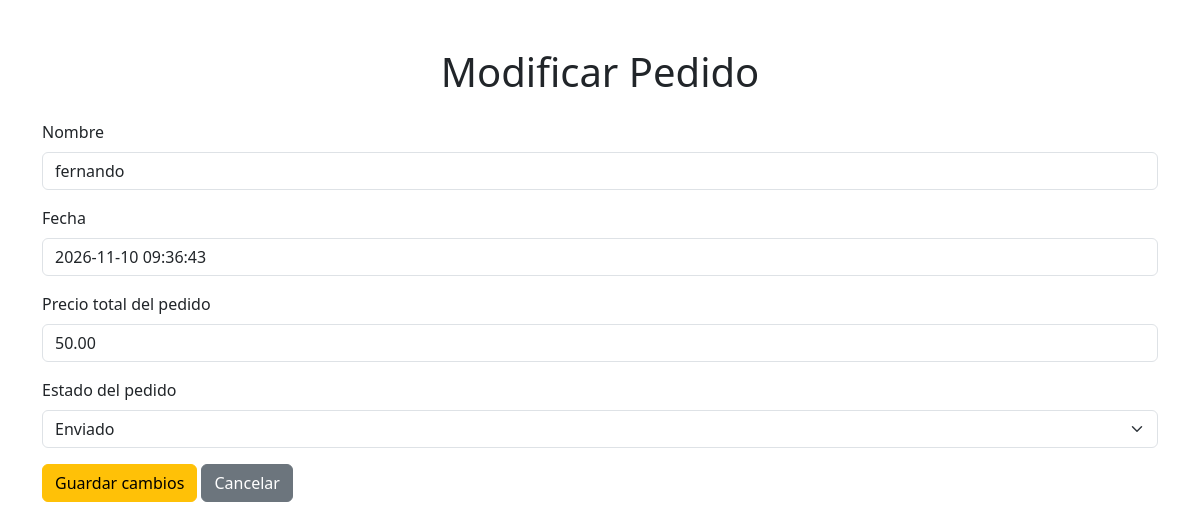
The app's page /index.php?entity=pedido&action=edit&id=1 (signed in) with its own data.
### tables this page shows
CREATE TABLE pedido (
    id_pedido INT AUTO_INCREMENT PRIMARY KEY,
    id_usuario INT NOT NULL,
    fecha DATETIME NOT NULL DEFAULT CURRENT_TIMESTAMP,
    precio_total DECIMAL(8,2) NOT NULL,
    estado_pedido ENUM('pendiente', 'pagado', 'enviado', 'cancelado') NOT NULL DEFAULT 'pendiente',
    FOREIGN KEY (id_usuario) REFERENCES usuario(id_usuario)
);

CREATE TABLE usuario (
    id_usuario INT AUTO_INCREMENT PRIMARY KEY,
    nombre VARCHAR(50) NOT NULL,
    email VARCHAR(100) NOT NULL UNIQUE,
    password VARCHAR(255) NOT NULL,
    rol ENUM('cliente', 'admin') NOT NULL DEFAULT 'cliente'
);

### controller/CPedido.php (called while the page is built, shortened)
<?php
require_once __DIR__ . '/../model/MPedido.php';
class CPedido
{
    private MPedido $model;
    public function __construct()
    {
        $this->model = new MPedido();
    }
    public function edit($id)
    {
        $data = $this->model->getById($id);
        require_once __DIR__ . '/../view/VPedidoUpdate.php';
    }
}
?>

### index.php (called while the page is built)
<?php
    require_once __DIR__ . '/controller/Controller.php';
?>

### db/db.php (called while the page is built)
<?php
    class Db{
        public static function getConexion(){
            $conexion=new mysqli("localhost", "root", "", "manga_ancha");
            $conexion->query("SET NAMES 'utf8'");
            return $conexion;
        }
    }
?>

### model/MPedido.php (called while the page is built, shortened)
<?php
class MPedido
{
    private $conexion;
    public function __construct()
    {
        $this->conexion = Db::getConexion();
    }
    function getById($id_pedido){
        $sql = "SELECT P.id_pedido, P.id_usuario, U.nombre, P.fecha, P.precio_total, P.estado_pedido
                FROM pedido AS P
                JOIN usuario AS U ON P.id_usuario = U.id_usuario
                WHERE P.id_pedido = ?;";
        $consulta = $this->conexion->prepare($sql);
        $consulta->bind_param("i", $id_pedido);
        $consulta->execute();
        $resultado = $consulta->get_result();
        return $resultado->fetch_assoc();
    }
}

### view/VPedidoUpdate.php (the view, shortened to what this page needs)
<!DOCTYPE html>
<html lang="es">
<head>
    <link href="https://cdn.jsdelivr.net/npm/bootstrap@5.3.1/dist/css/bootstrap.min.css" rel="stylesheet">
</head>
<body>
<div class="container mt-5">
    <h1 class="text-center mb-4">Modificar Pedido</h1>
    <?php if ($data) { ?>
        <form method="post" action="index.php?entity=pedido&action=update">
            <div class="mb-3">
                <label for="Nombre" class="form-label">Nombre</label>
                <input type="text" class="form-control" id="nombre" name="nombre" value="<?php echo htmlspecialchars($data['nombre']); ?>" readonly>
            </div>
            <div class="mb-3">
                <label for="Fecha" class="form-label">Fecha</label>
                <input type="text" class="form-control" id="numero" name="fecha" value="<?php echo $data['fecha']; ?>" readonly>
            </div>
            <div class="mb-3">
                <label for="precio_total" class="form-label">Precio total del pedido</label>
                <input type="number" class="form-control" id="precio_total" name="precio_total" value="<?php echo $data['precio_total']; ?>" readonly>
            </div>
            <div class="mb-3">
                <label for="estado_pedido" class="form-label">Estado del pedido</label>
                <select class="form-select" id="estado_pedido" name="estado_pedido" required>
                    <option value="enviado" <?php echo ($data['estado_pedido'] == 'enviado') ? 'selected' : ''; ?>>Enviado</option>
                </select>
            </div>
            <button type="submit" class="btn btn-warning">Guardar cambios</button>
            <a href="index.php?entity=pedido&action=index" class="btn btn-secondary">Cancelar</a>
        </form>
    <?php } else { ?>
        <div class="alert alert-warning text-center">No existe ese producto.</div>
        <div class="text-center"><a href="index.php?entity=producto&action=index" class="btn btn-secondary">Volver a la lista</a></div>
    <?php } ?>
</div>
</body>
</html>

### records on screen
pedido: nombre "fernando", fecha "2026-11-10 09:36:43", precio_total "50.00", estado_pedido "Enviado"
